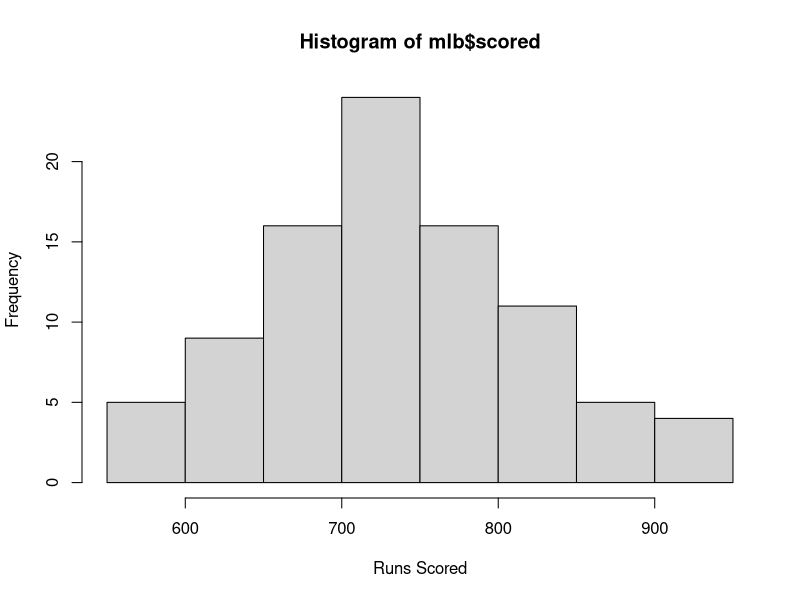
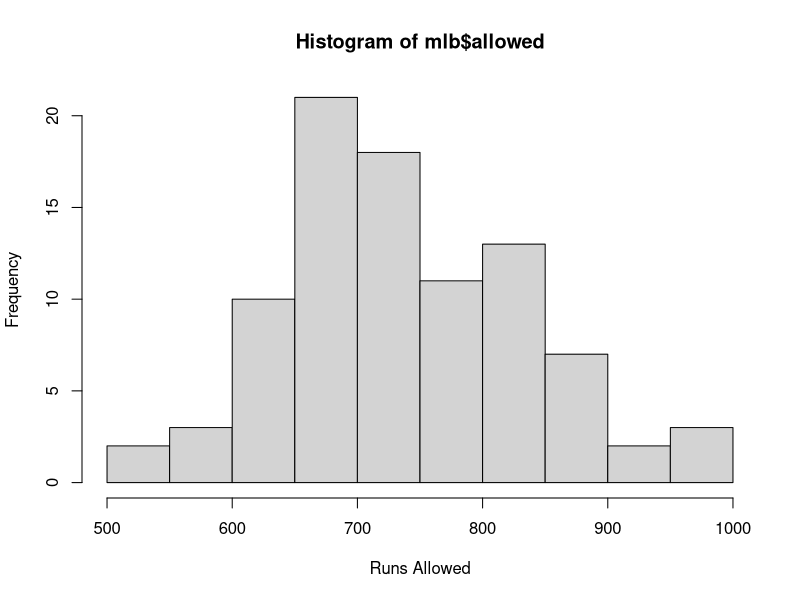
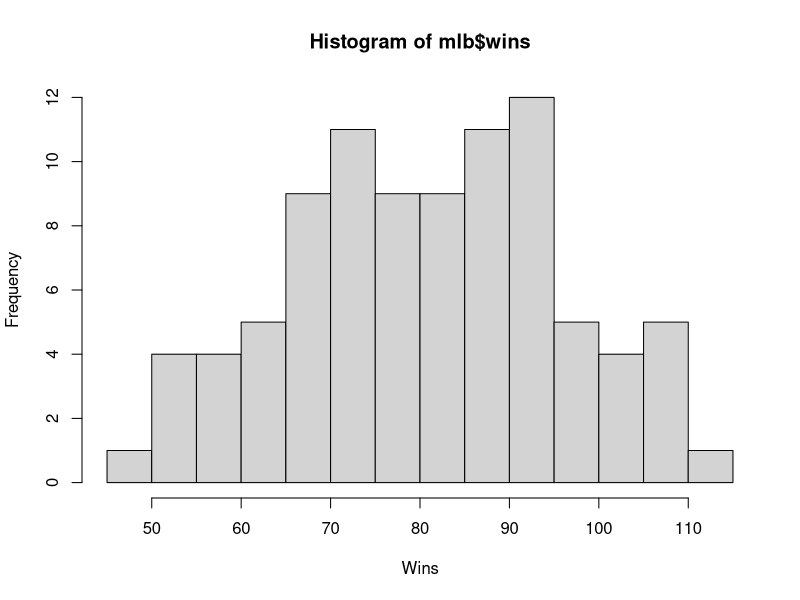
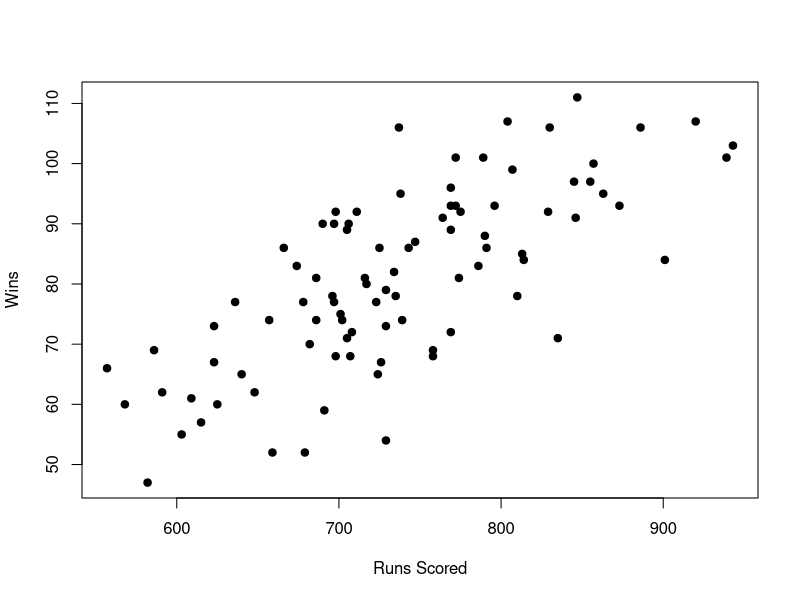
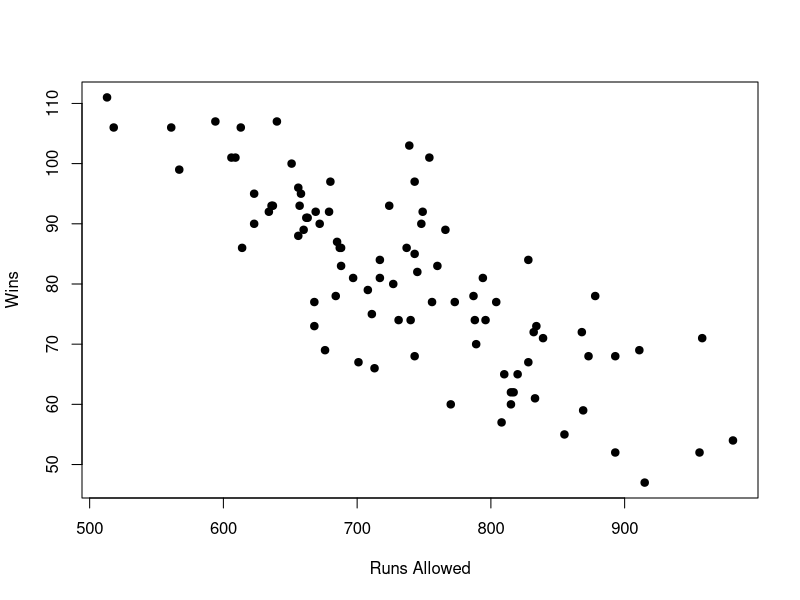
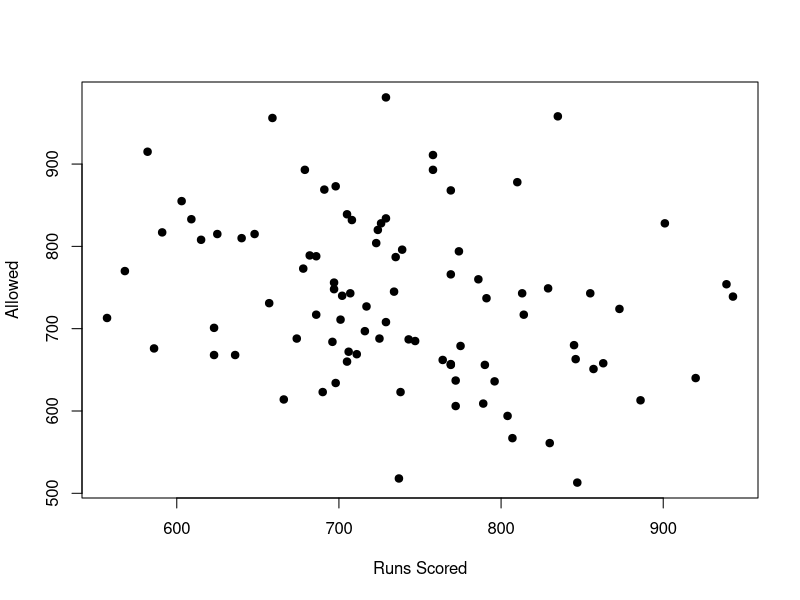
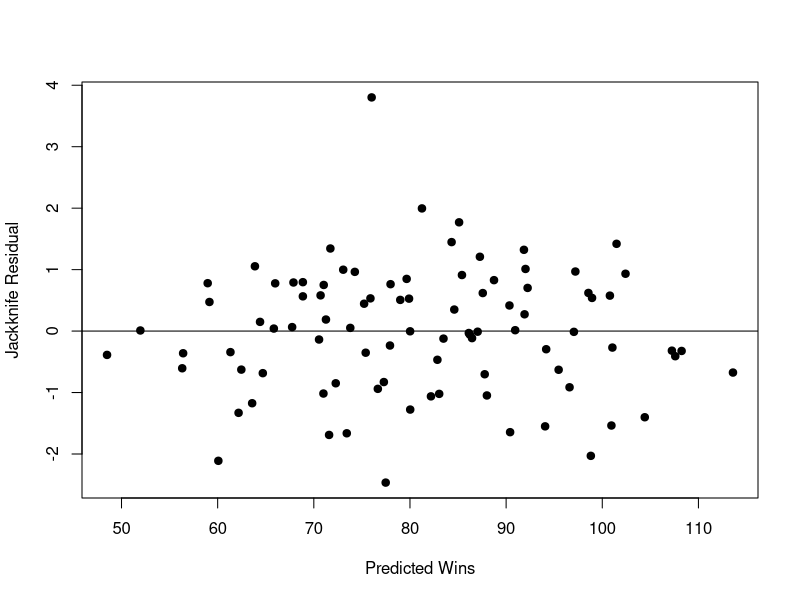
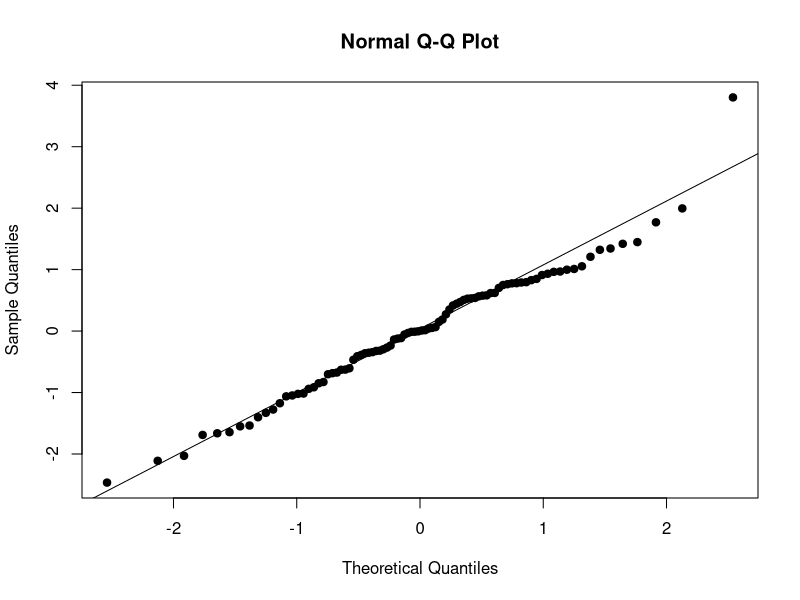

Write the R code that produced these figures, in order.
## ---- chunk 1
mlb = read.table("mlb_standings.csv", header = TRUE, sep = ",")
## ---- chunk 2
hist(mlb$scored, xlab = "Runs Scored")      # Runs scored
hist(mlb$allowed, xlab = "Runs Allowed")    # Runs allowed
hist(mlb$wins, breaks = 12, xlab = "Wins")  # Wins
## ---- chunk 3
plot(mlb$scored, mlb$wins, pch = 19, xlab = "Runs Scored", ylab = "Wins")        # Wins vs. runs scored
plot(mlb$allowed, mlb$wins, pch = 19, xlab = "Runs Allowed", ylab = "Wins")      # Wins vs. runs allowed
plot(mlb$scored, mlb$allowed, pch = 19, xlab = "Runs Scored", ylab = "Allowed")  # Wins vs. runs allowed
## ---- chunk 4
model = lm(wins ~ scored + allowed, data = mlb)
## ---- chunk 5
require(MASS)

# Predictions and residuals
mlb$pred = predict(model) # Predictions
mlb$residuals = residuals(model) # Residuals

# Standardized residuals
mlb$stand_res = residuals(model)/sigma(model) # Divide residual by residual standard error

# Studentized residuals
mlb$stud_res = stdres(model)

# Jackknife residuals
mlb$jackknife = rstudent(model)
## ---- chunk 6
mlb$pred = predict(model)
plot(mlb$pred, mlb$jackknife, pch = 19, xlab = "Predicted Wins", ylab = "Jackknife Residual")
abline(a=0, b=0)
## ---- chunk 7
qqnorm(mlb$jackknife, pch = 19)
qqline(mlb$jackknife)  # Puts the diagonal line on the plot
## ---- chunk 8
shapiro.test(mlb$jackknife)
## ---- chunk 9
mlb$cook = cooks.distance(model)
plot(mlb$cook, xlab = "Observation", ylab = "Cook's Distance", type = "h")
abline(a = 4/90, b = 0)
## ---- chunk 10
mlb$inf_pt = ifelse(mlb$cook > 4/90, 1, 0)
s = mlb[which(mlb$inf_pt == 0), ]
model2 = lm(wins ~ scored + allowed, data = s)
summary(model2)
